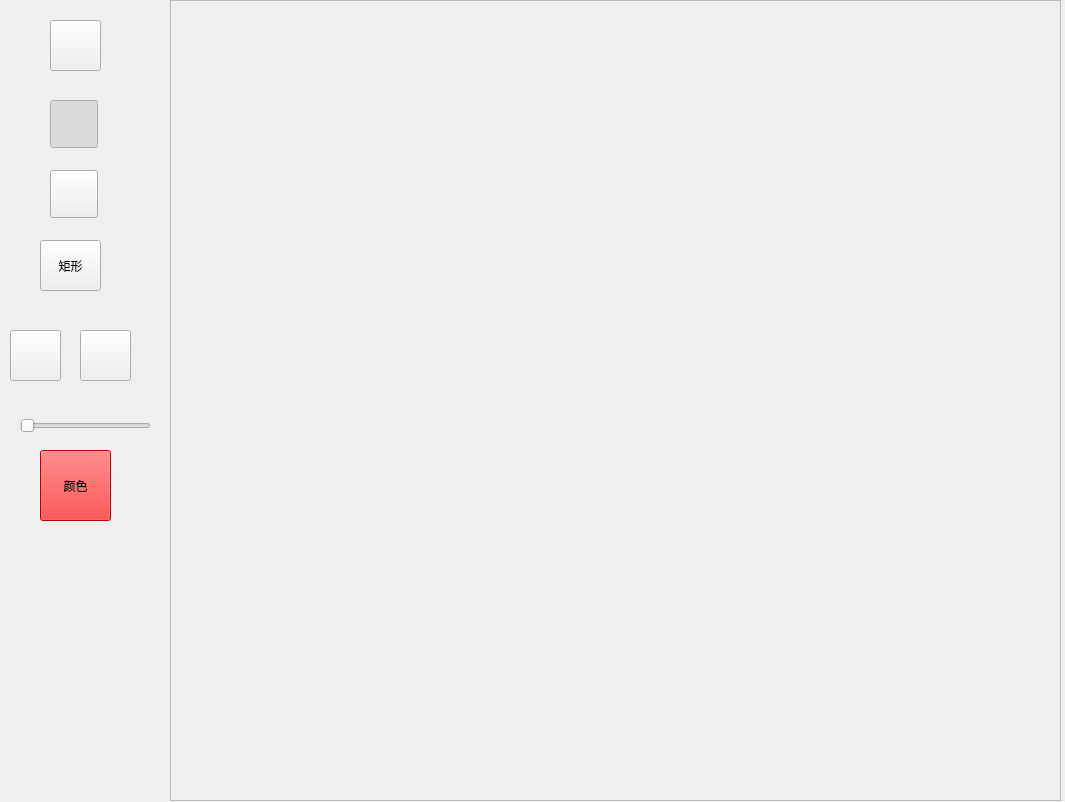
<?xml version="1.0" encoding="UTF-8"?>
<ui version="4.0">
 <class>XImageEditClass</class>
 <widget class="QWidget" name="XImageEditClass">
  <property name="geometry">
   <rect>
    <x>0</x>
    <y>0</y>
    <width>1065</width>
    <height>802</height>
   </rect>
  </property>
  <property name="windowTitle">
   <string>XImageEdit</string>
  </property>
  <property name="windowIcon">
   <iconset resource="XImageEdit.qrc">
    <normaloff>:/XImageEdit/Resources/logo.ico</normaloff>:/XImageEdit/Resources/logo.ico</iconset>
  </property>
  <widget class="QPushButton" name="openB">
   <property name="geometry">
    <rect>
     <x>50</x>
     <y>20</y>
     <width>51</width>
     <height>51</height>
    </rect>
   </property>
   <property name="styleSheet">
    <string notr="true">background-image: url(:/XImageEdit/Resources/open.png);</string>
   </property>
   <property name="text">
    <string/>
   </property>
  </widget>
  <widget class="QScrollArea" name="scrollArea">
   <property name="geometry">
    <rect>
     <x>170</x>
     <y>0</y>
     <width>891</width>
     <height>801</height>
    </rect>
   </property>
   <property name="widgetResizable">
    <bool>true</bool>
   </property>
   <widget class="XImage" name="image">
    <property name="geometry">
     <rect>
      <x>0</x>
      <y>0</y>
      <width>889</width>
      <height>799</height>
     </rect>
    </property>
   </widget>
  </widget>
  <widget class="QPushButton" name="penButton">
   <property name="geometry">
    <rect>
     <x>50</x>
     <y>100</y>
     <width>48</width>
     <height>48</height>
    </rect>
   </property>
   <property name="styleSheet">
    <string notr="true">background-image: url(:/XImageEdit/Resources/pen.png);</string>
   </property>
   <property name="text">
    <string/>
   </property>
   <property name="checkable">
    <bool>true</bool>
   </property>
   <property name="checked">
    <bool>true</bool>
   </property>
   <property name="autoExclusive">
    <bool>true</bool>
   </property>
  </widget>
  <widget class="QPushButton" name="erasButton">
   <property name="geometry">
    <rect>
     <x>50</x>
     <y>170</y>
     <width>48</width>
     <height>48</height>
    </rect>
   </property>
   <property name="styleSheet">
    <string notr="true">background-image: url(:/XImageEdit/Resources/eraser.png);</string>
   </property>
   <property name="text">
    <string/>
   </property>
   <property name="checkable">
    <bool>true</bool>
   </property>
   <property name="autoExclusive">
    <bool>true</bool>
   </property>
  </widget>
  <widget class="QPushButton" name="rectButton">
   <property name="geometry">
    <rect>
     <x>40</x>
     <y>240</y>
     <width>61</width>
     <height>51</height>
    </rect>
   </property>
   <property name="styleSheet">
    <string notr="true">background-image: url(:/XImageEdit/Resources/rect.png);</string>
   </property>
   <property name="text">
    <string>矩形</string>
   </property>
   <property name="checkable">
    <bool>true</bool>
   </property>
   <property name="autoExclusive">
    <bool>true</bool>
   </property>
  </widget>
  <widget class="QPushButton" name="undoButton">
   <property name="geometry">
    <rect>
     <x>10</x>
     <y>330</y>
     <width>51</width>
     <height>51</height>
    </rect>
   </property>
   <property name="styleSheet">
    <string notr="true">background-image: url(:/XImageEdit/Resources/undo.png);</string>
   </property>
   <property name="text">
    <string/>
   </property>
   <property name="checkable">
    <bool>true</bool>
   </property>
   <property name="autoExclusive">
    <bool>true</bool>
   </property>
  </widget>
  <widget class="QPushButton" name="redoButton">
   <property name="geometry">
    <rect>
     <x>80</x>
     <y>330</y>
     <width>51</width>
     <height>51</height>
    </rect>
   </property>
   <property name="styleSheet">
    <string notr="true">background-image: url(:/XImageEdit/Resources/redo.png);</string>
   </property>
   <property name="text">
    <string/>
   </property>
   <property name="checkable">
    <bool>true</bool>
   </property>
   <property name="autoExclusive">
    <bool>true</bool>
   </property>
  </widget>
  <widget class="QSlider" name="penSizeSlider">
   <property name="geometry">
    <rect>
     <x>20</x>
     <y>410</y>
     <width>131</width>
     <height>31</height>
    </rect>
   </property>
   <property name="minimum">
    <number>1</number>
   </property>
   <property name="orientation">
    <enum>Qt::Horizontal</enum>
   </property>
  </widget>
  <widget class="QPushButton" name="colorButton">
   <property name="geometry">
    <rect>
     <x>40</x>
     <y>450</y>
     <width>71</width>
     <height>71</height>
    </rect>
   </property>
   <property name="styleSheet">
    <string notr="true">background-color: rgba(255, 0, 0, 255);</string>
   </property>
   <property name="text">
    <string>颜色</string>
   </property>
  </widget>
 </widget>
 <layoutdefault spacing="6" margin="11"/>
 <customwidgets>
  <customwidget>
   <class>XImage</class>
   <extends>QWidget</extends>
   <header>XImage.h</header>
   <container>1</container>
  </customwidget>
 </customwidgets>
 <resources>
  <include location="XImageEdit.qrc"/>
 </resources>
 <connections>
  <connection>
   <sender>colorButton</sender>
   <signal>clicked()</signal>
   <receiver>XImageEditClass</receiver>
   <slot>SetColor()</slot>
   <hints>
    <hint type="sourcelabel">
     <x>73</x>
     <y>490</y>
    </hint>
    <hint type="destinationlabel">
     <x>72</x>
     <y>913</y>
    </hint>
   </hints>
  </connection>
 </connections>
 <slots>
  <slot>SetColor()</slot>
 </slots>
</ui>
